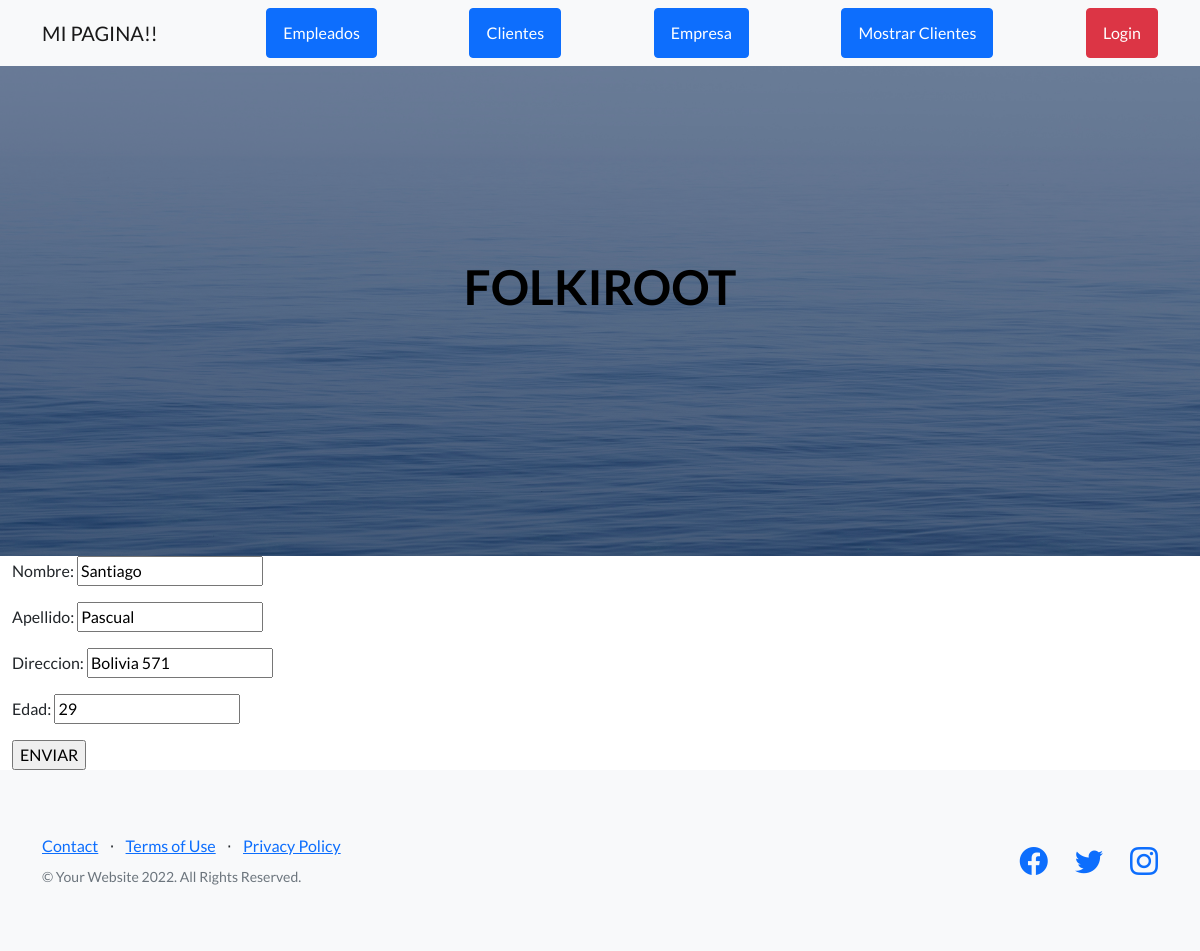
The page /AppProyecto/cliente/edit/4 on the database its author committed.
### AppProyecto/models.py (models this page shows, shortened)
class Cliente(models.Model):
    nombre = models.CharField(max_length=50)
    apellido = models.CharField(max_length=50)
    direccion = models.CharField(max_length=50)
    edad = models.IntegerField()

### AppProyecto/views.py (the view)
# urls.py: path("cliente/edit/<pk>", UpdateCliente.as_view(), name="update_clientes"),
class UpdateCliente(UpdateView, LoginRequiredMixin):
    model = Cliente
    success_url = reverse_lazy("inicio")
    fields = ["nombre", "apellido", "direccion", "edad"]

### AppProyecto/templates/AppProyecto/cliente_form.html (shortened to what this page needs)
    {% extends 'AppProyecto/index.html' %}
    {% block acerca_de_mi %}
    <a class="btn btn-primary" href="{% url 'list_clientes' %}">Mostrar Clientes</a>
    {% endblock %}
    {% block main %}
    <div class="container-fluid justify-content-center"><form method="post"> {% csrf_token %}
            {{form.as_p}}
        <input type="submit" value="ENVIAR">
    </form></div>
    {% endblock %}

### rows shown on the page
Cliente: nombre "Santiago", apellido "Pascual", direccion "Bolivia 571", edad "29"
